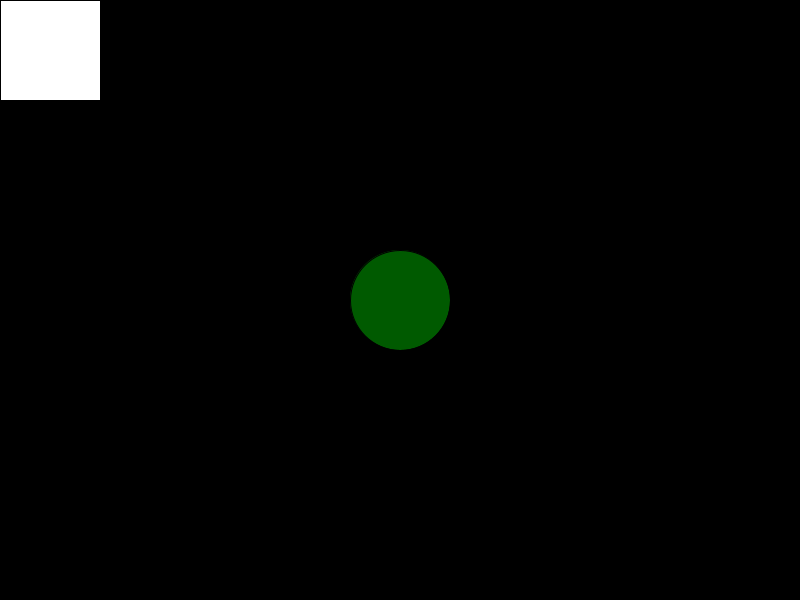
Frame 1 (no input)
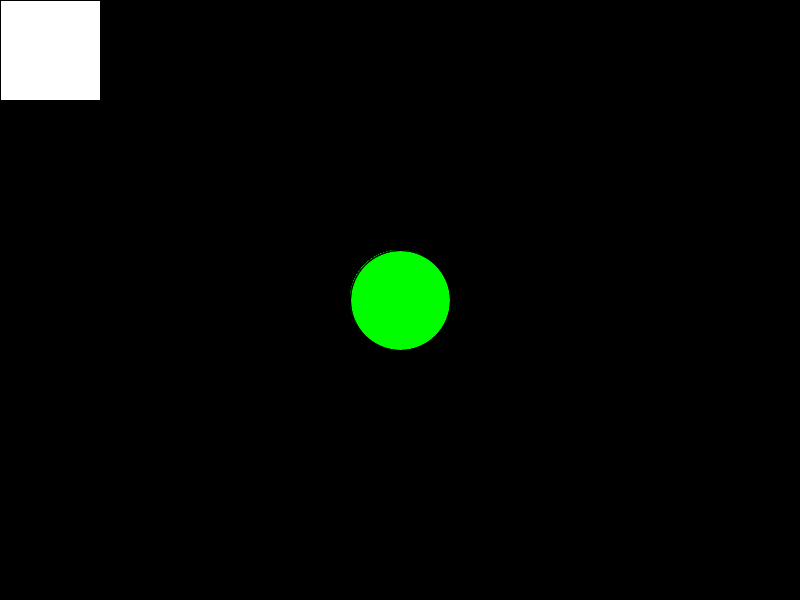
Frame 60 (the mouse pressed at the canvas centre just before this capture)
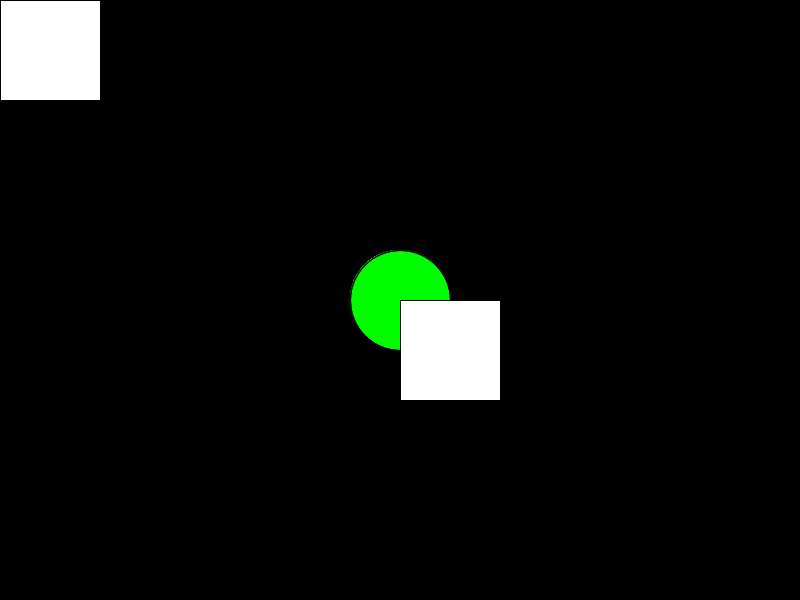
Frame 120 (the mouse held since frame 60 and released just before this capture)

The Processing sketch that drew these frames (run headless with seeded random() and noise(); from frame 60 on, the mouse is pressed at the canvas centre):

// Processing sketch: IntroLesson
// ── IntroLesson.pde
// #codingcamo workshop
// ashley james brown
// 2016


void setup(){
 //we define our canvas size in pixels
 //later in the code we can refer to width and height as special inbuilt 
 //variables which have the canvas width and height store
  size(800,600);
  
  //we set the background color of the sketch in this case we are using one paraemter
  //0 is black and up to 255 which is white - more on color below
  background(0);
}

void draw(){
 
  
  //fill to put a colour into a shape
  //using r,g,b with values 0 - 255 for example red is fill(255,0,0);
  //final parameter is opacity with 255 as solid and down to 0 for invisible
  //we have taken other data to give us numbers and stored
  //in variables we can call those variables as parameters for colour
  fill(0,255,0,90);
  
  //shapes are drawn using coordinates
  //ellipse(x, y, width, height);
  //rect(x,y,width,height)
  ellipse(width/2,height/2,100,100);
  
  fill(255);
  //using the ibuilt variables taken from the mouse we can apply those
  //to the shapes x and y instead of statically drawing it
  //by aletring the parameter we now have interactivity
  rect(mouseX,mouseY,100,100); 
}
